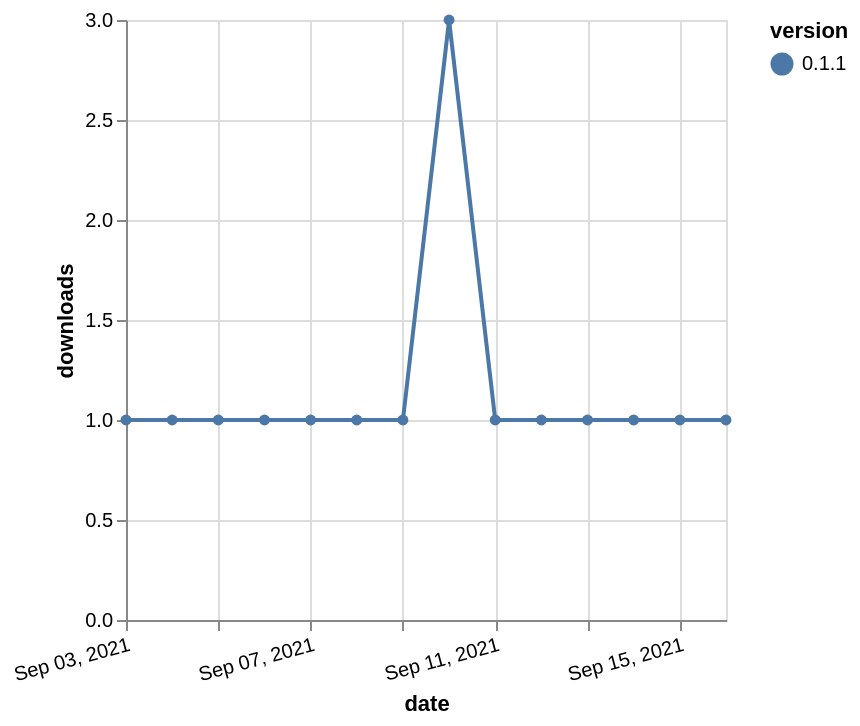

The Vega-Lite source for this figure:
### Vega-Lite specification from a JSON file in a GitHub repository (floating-point values rounded to 4 significant figures)
{"$schema": "https://vega.github.io/schema/vega-lite/v5.json", "description": "A simple bar chart with embedded data.", "data": {"values": [{"date": "2021-09-03", "total": 200, "delta": 1, "version": "0.1.1"}, {"date": "2021-09-04", "total": 201, "delta": 1, "version": "0.1.1"}, {"date": "2021-09-05", "total": 202, "delta": 1, "version": "0.1.1"}, {"date": "2021-09-06", "total": 203, "delta": 1, "version": "0.1.1"}, {"date": "2021-09-07", "total": 204, "delta": 1, "version": "0.1.1"}, {"date": "2021-09-08", "total": 205, "delta": 1, "version": "0.1.1"}, {"date": "2021-09-09", "total": 206, "delta": 1, "version": "0.1.1"}, {"date": "2021-09-10", "total": 209, "delta": 3, "version": "0.1.1"}, {"date": "2021-09-11", "total": 210, "delta": 1, "version": "0.1.1"}, {"date": "2021-09-12", "total": 211, "delta": 1, "version": "0.1.1"}, {"date": "2021-09-13", "total": 212, "delta": 1, "version": "0.1.1"}, {"date": "2021-09-14", "total": 213, "delta": 1, "version": "0.1.1"}, {"date": "2021-09-15", "total": 214, "delta": 1, "version": "0.1.1"}, {"date": "2021-09-16", "total": 215, "delta": 1, "version": "0.1.1"}]}, "width": "container", "mark": {"type": "line", "point": {"filled": true}}, "encoding": {"x": {"field": "date", "type": "temporal", "timeUnit": "yearmonthdate", "title": "date", "axis": {"labelAngle": -15}}, "y": {"field": "delta", "type": "quantitative", "title": "downloads"}, "color": {"field": "version", "type": "nominal"}, "tooltip": {"field": "delta"}}}
